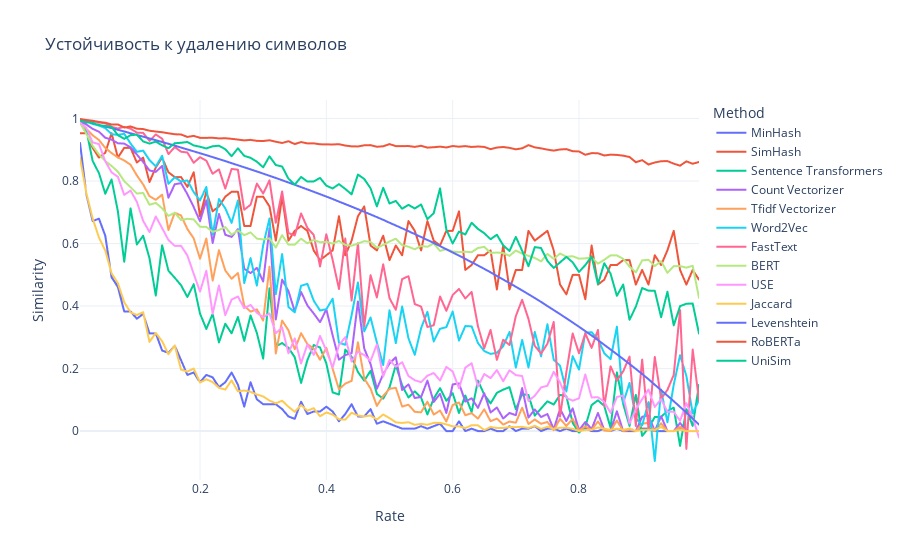

This figure's notebook cell:
### Code cell
import plotly.express as px

fig = px.line(
    results,
    x="rate",
    y="similarity",
    color="method",
    title="Устойчивость к удалению символов",
    labels={"rate": "Rate", "similarity": "Similarity", "method": "Method"},
    line_shape="linear",
)

fig.update_layout(
    xaxis_title="Rate",
    yaxis_title="Similarity",
    legend_title="Method",
    hovermode="x unified",
    template="plotly_white", 
)
